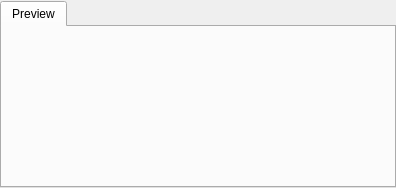
<?xml version="1.0" encoding="UTF-8"?>
<ui version="4.0">
 <class>PreviewWidget</class>
 <widget class="QWidget" name="PreviewWidget">
  <property name="geometry">
   <rect>
    <x>0</x>
    <y>0</y>
    <width>396</width>
    <height>188</height>
   </rect>
  </property>
  <layout class="QVBoxLayout" name="verticalLayout_2">
   <property name="spacing">
    <number>0</number>
   </property>
   <property name="leftMargin">
    <number>0</number>
   </property>
   <property name="topMargin">
    <number>1</number>
   </property>
   <property name="rightMargin">
    <number>0</number>
   </property>
   <property name="bottomMargin">
    <number>0</number>
   </property>
   <item>
    <widget class="QTabWidget" name="tabWidgetPreview">
     <property name="focusPolicy">
      <enum>Qt::NoFocus</enum>
     </property>
     <property name="currentIndex">
      <number>0</number>
     </property>
     <widget class="QWidget" name="tabPreview">
      <attribute name="title">
       <string>Preview</string>
      </attribute>
      <layout class="QVBoxLayout" name="verticalLayout">
       <property name="spacing">
        <number>0</number>
       </property>
       <property name="leftMargin">
        <number>0</number>
       </property>
       <property name="topMargin">
        <number>0</number>
       </property>
       <property name="rightMargin">
        <number>0</number>
       </property>
       <property name="bottomMargin">
        <number>0</number>
       </property>
      </layout>
     </widget>
    </widget>
   </item>
  </layout>
 </widget>
 <resources/>
 <connections/>
</ui>
